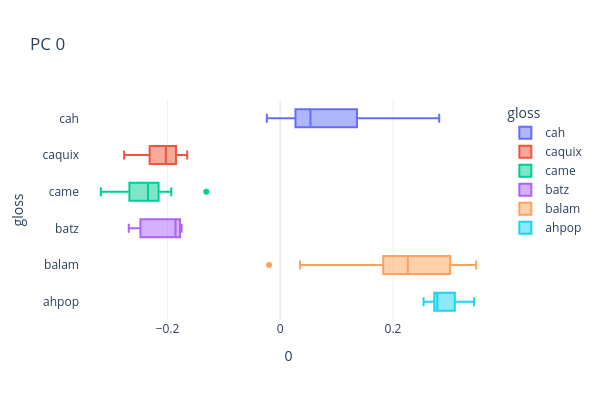
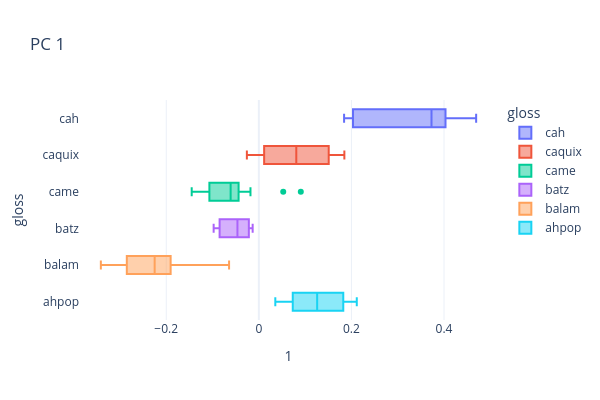
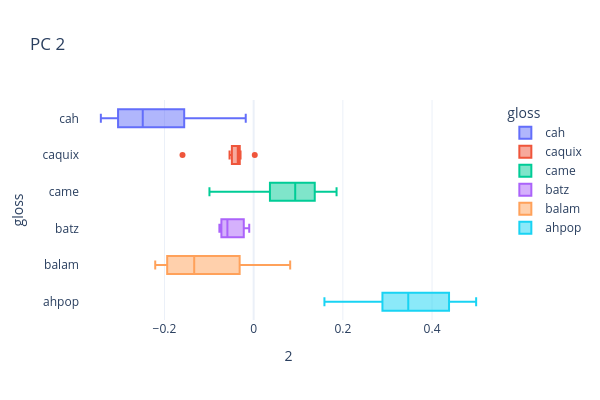
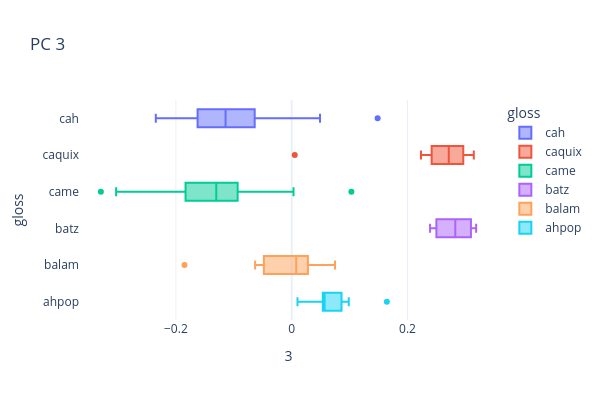

The code cell stored with these charts, in order, in its notebook:
### Code cell
def comp_box(comp_id):
    px.box(X0,
           x=comp_id,
           y='gloss',
           color='gloss', 
           template=px_template,
           height=400, width=600, 
           title=f'PC {i}').show()
           
for i in range(n_comps):
    comp_box(i)

### Figure 1 — Plotly figure (JSON) as saved in the notebook; plotly's stock layout.template omitted (floating-point values rounded to 4 significant figures)
{"data": [{"alignmentgroup": "True", "hovertemplate": "gloss=%{y}<br>0=%{x}<extra></extra>", "legendgroup": "cah", "marker": {"color": "#636efa"}, "name": "cah", "notched": false, "offsetgroup": "cah", "orientation": "h", "showlegend": true, "type": "box", "x": [0.1174, 0.05352, 0.03379, 0.006462, -0.02386, 0.03535, 0.1233, 0.1744, 0.282], "x0": " ", "xaxis": "x", "y": ["cah", "cah", "cah", "cah", "cah", "cah", "cah", "cah", "cah"], "y0": " ", "yaxis": "y"}, {"alignmentgroup": "True", "hovertemplate": "gloss=%{y}<br>0=%{x}<extra></extra>", "legendgroup": "caquix", "marker": {"color": "#EF553B"}, "name": "caquix", "notched": false, "offsetgroup": "caquix", "orientation": "h", "showlegend": true, "type": "box", "x": [-0.1912, -0.2185, -0.2771, -0.2449, -0.1885, -0.1651, -0.1815, -0.2147], "x0": " ", "xaxis": "x", "y": ["caquix", "caquix", "caquix", "caquix", "caquix", "caquix", "caquix", "caquix"], "y0": " ", "yaxis": "y"}, {"alignmentgroup": "True", "hovertemplate": "gloss=%{y}<br>0=%{x}<extra></extra>", "legendgroup": "came", "marker": {"color": "#00cc96"}, "name": "came", "notched": false, "offsetgroup": "came", "orientation": "h", "showlegend": true, "type": "box", "x": [-0.2347, -0.3006, -0.236, -0.1933, -0.2, -0.1312, -0.2639, -0.3028, -0.2337, -0.2452, -0.3183, -0.2452, -0.1972, -0.2789, -0.2212, -0.2334, -0.2303], "x0": " ", "xaxis": "x", "y": ["came", "came", "came", "came", "came", "came", "came", "came", "came", "came", "came", "came", "came", "came", "came", "came", "came"], "y0": " ", "yaxis": "y"}, {"alignmentgroup": "True", "hovertemplate": "gloss=%{y}<br>0=%{x}<extra></extra>", "legendgroup": "batz", "marker": {"color": "#ab63fa"}, "name": "batz", "notched": false, "offsetgroup": "batz", "orientation": "h", "showlegend": true, "type": "box", "x": [-0.1859, -0.2688, -0.175], "x0": " ", "xaxis": "x", "y": ["batz", "batz", "batz"], "y0": " ", "yaxis": "y"}, {"alignmentgroup": "True", "hovertemplate": "gloss=%{y}<br>0=%{x}<extra></extra>", "legendgroup": "balam", "marker": {"color": "#FFA15A"}, "name": "balam", "notched": false, "offsetgroup": "balam", "orientation": "h", "showlegend": true, "type": "box", "x": [0.3214, 0.123, 0.208, 0.2884, 0.3475, 0.2614, 0.3055, 0.1955, 0.2423, -0.01987, 0.03511, 0.1784, 0.224, 0.2264, 0.3171], "x0": " ", "xaxis": "x", "y": ["balam", "balam", "balam", "balam", "balam", "balam", "balam", "balam", "balam", "balam", "balam", "balam", "balam", "balam", "balam"], "y0": " ", "yaxis": "y"}, {"alignmentgroup": "True", "hovertemplate": "gloss=%{y}<br>0=%{x}<extra></extra>", "legendgroup": "ahpop", "marker": {"color": "#19d3f3"}, "name": "ahpop", "notched": false, "offsetgroup": "ahpop", "orientation": "h", "showlegend": true, "type": "box", "x": [0.2728, 0.3132, 0.2818, 0.2754, 0.2543, 0.2735, 0.3439, 0.306], "x0": " ", "xaxis": "x", "y": ["ahpop", "ahpop", "ahpop", "ahpop", "ahpop", "ahpop", "ahpop", "ahpop"], "y0": " ", "yaxis": "y"}], "layout": {"boxmode": "overlay", "height": 400, "legend": {"title": {"text": "gloss"}, "tracegroupgap": 0}, "title": {"text": "PC 0"}, "width": 600, "xaxis": {"anchor": "y", "domain": [0, 1], "title": {"text": "0"}}, "yaxis": {"anchor": "x", "categoryarray": ["ahpop", "balam", "batz", "came", "caquix", "cah"], "categoryorder": "array", "domain": [0, 1], "title": {"text": "gloss"}}}}

### Figure 2 — Plotly figure (JSON) as saved in the notebook; plotly's stock layout.template omitted (floating-point values rounded to 4 significant figures)
{"data": [{"alignmentgroup": "True", "hovertemplate": "gloss=%{y}<br>1=%{x}<extra></extra>", "legendgroup": "cah", "marker": {"color": "#636efa"}, "name": "cah", "notched": false, "offsetgroup": "cah", "orientation": "h", "showlegend": true, "type": "box", "x": [0.4695, 0.3941, 0.3839, 0.373, 0.1842, 0.2052, 0.4307, 0.2869, 0.1982], "x0": " ", "xaxis": "x", "y": ["cah", "cah", "cah", "cah", "cah", "cah", "cah", "cah", "cah"], "y0": " ", "yaxis": "y"}, {"alignmentgroup": "True", "hovertemplate": "gloss=%{y}<br>1=%{x}<extra></extra>", "legendgroup": "caquix", "marker": {"color": "#EF553B"}, "name": "caquix", "notched": false, "offsetgroup": "caquix", "orientation": "h", "showlegend": true, "type": "box", "x": [0.1819, 0.04064, 0.1151, -0.01771, -0.02584, 0.12, 0.1848, 0.04673], "x0": " ", "xaxis": "x", "y": ["caquix", "caquix", "caquix", "caquix", "caquix", "caquix", "caquix", "caquix"], "y0": " ", "yaxis": "y"}, {"alignmentgroup": "True", "hovertemplate": "gloss=%{y}<br>1=%{x}<extra></extra>", "legendgroup": "came", "marker": {"color": "#00cc96"}, "name": "came", "notched": false, "offsetgroup": "came", "orientation": "h", "showlegend": true, "type": "box", "x": [0.0527, -0.08479, -0.01808, 0.09066, -0.03347, -0.05452, -0.1064, -0.05105, -0.04712, -0.0497, -0.1413, -0.145, -0.1079, -0.06094, -0.1172, -0.09284, -0.07224], "x0": " ", "xaxis": "x", "y": ["came", "came", "came", "came", "came", "came", "came", "came", "came", "came", "came", "came", "came", "came", "came", "came", "came"], "y0": " ", "yaxis": "y"}, {"alignmentgroup": "True", "hovertemplate": "gloss=%{y}<br>1=%{x}<extra></extra>", "legendgroup": "batz", "marker": {"color": "#ab63fa"}, "name": "batz", "notched": false, "offsetgroup": "batz", "orientation": "h", "showlegend": true, "type": "box", "x": [-0.04623, -0.09762, -0.01335], "x0": " ", "xaxis": "x", "y": ["batz", "batz", "batz"], "y0": " ", "yaxis": "y"}, {"alignmentgroup": "True", "hovertemplate": "gloss=%{y}<br>1=%{x}<extra></extra>", "legendgroup": "balam", "marker": {"color": "#FFA15A"}, "name": "balam", "notched": false, "offsetgroup": "balam", "orientation": "h", "showlegend": true, "type": "box", "x": [-0.2999, -0.3303, -0.3413, -0.1934, -0.2687, -0.176, -0.197, -0.1896, -0.2907, -0.2356, -0.235, -0.225, -0.207, -0.06428, -0.1315], "x0": " ", "xaxis": "x", "y": ["balam", "balam", "balam", "balam", "balam", "balam", "balam", "balam", "balam", "balam", "balam", "balam", "balam", "balam", "balam"], "y0": " ", "yaxis": "y"}, {"alignmentgroup": "True", "hovertemplate": "gloss=%{y}<br>1=%{x}<extra></extra>", "legendgroup": "ahpop", "marker": {"color": "#19d3f3"}, "name": "ahpop", "notched": false, "offsetgroup": "ahpop", "orientation": "h", "showlegend": true, "type": "box", "x": [0.03559, 0.08535, 0.1773, 0.06117, 0.1875, 0.136, 0.116, 0.2116], "x0": " ", "xaxis": "x", "y": ["ahpop", "ahpop", "ahpop", "ahpop", "ahpop", "ahpop", "ahpop", "ahpop"], "y0": " ", "yaxis": "y"}], "layout": {"boxmode": "overlay", "height": 400, "legend": {"title": {"text": "gloss"}, "tracegroupgap": 0}, "title": {"text": "PC 1"}, "width": 600, "xaxis": {"anchor": "y", "domain": [0, 1], "title": {"text": "1"}}, "yaxis": {"anchor": "x", "categoryarray": ["ahpop", "balam", "batz", "came", "caquix", "cah"], "categoryorder": "array", "domain": [0, 1], "title": {"text": "gloss"}}}}

### Figure 3 — Plotly figure (JSON) as saved in the notebook; plotly's stock layout.template omitted (floating-point values rounded to 4 significant figures)
{"data": [{"alignmentgroup": "True", "hovertemplate": "gloss=%{y}<br>2=%{x}<extra></extra>", "legendgroup": "cah", "marker": {"color": "#636efa"}, "name": "cah", "notched": false, "offsetgroup": "cah", "orientation": "h", "showlegend": true, "type": "box", "x": [-0.1639, -0.2984, -0.3209, -0.3426, -0.1312, -0.01775, -0.2487, -0.2842, -0.2382], "x0": " ", "xaxis": "x", "y": ["cah", "cah", "cah", "cah", "cah", "cah", "cah", "cah", "cah"], "y0": " ", "yaxis": "y"}, {"alignmentgroup": "True", "hovertemplate": "gloss=%{y}<br>2=%{x}<extra></extra>", "legendgroup": "caquix", "marker": {"color": "#EF553B"}, "name": "caquix", "notched": false, "offsetgroup": "caquix", "orientation": "h", "showlegend": true, "type": "box", "x": [-0.02941, 0.002466, -0.03552, -0.05408, -0.04358, -0.1596, -0.0357, -0.03283], "x0": " ", "xaxis": "x", "y": ["caquix", "caquix", "caquix", "caquix", "caquix", "caquix", "caquix", "caquix"], "y0": " ", "yaxis": "y"}, {"alignmentgroup": "True", "hovertemplate": "gloss=%{y}<br>2=%{x}<extra></extra>", "legendgroup": "came", "marker": {"color": "#00cc96"}, "name": "came", "notched": false, "offsetgroup": "came", "orientation": "h", "showlegend": true, "type": "box", "x": [0.1859, 0.1501, 0.1352, 0.1267, 0.03833, -0.09913, 0.03104, 0.1166, 0.06044, 0.07671, 0.04065, 0.09318, -0.02919, 0.1204, 0.02013, 0.1425, 0.1652], "x0": " ", "xaxis": "x", "y": ["came", "came", "came", "came", "came", "came", "came", "came", "came", "came", "came", "came", "came", "came", "came", "came", "came"], "y0": " ", "yaxis": "y"}, {"alignmentgroup": "True", "hovertemplate": "gloss=%{y}<br>2=%{x}<extra></extra>", "legendgroup": "batz", "marker": {"color": "#ab63fa"}, "name": "batz", "notched": false, "offsetgroup": "batz", "orientation": "h", "showlegend": true, "type": "box", "x": [-0.00992, -0.05885, -0.07685], "x0": " ", "xaxis": "x", "y": ["batz", "batz", "batz"], "y0": " ", "yaxis": "y"}, {"alignmentgroup": "True", "hovertemplate": "gloss=%{y}<br>2=%{x}<extra></extra>", "legendgroup": "balam", "marker": {"color": "#FFA15A"}, "name": "balam", "notched": false, "offsetgroup": "balam", "orientation": "h", "showlegend": true, "type": "box", "x": [-0.1563, -0.2064, -0.2105, -0.1384, -0.213, -0.2207, -0.1473, -0.08684, -0.06733, -0.01379, -0.02197, -0.1333, -0.05969, -0.005605, 0.08189], "x0": " ", "xaxis": "x", "y": ["balam", "balam", "balam", "balam", "balam", "balam", "balam", "balam", "balam", "balam", "balam", "balam", "balam", "balam", "balam"], "y0": " ", "yaxis": "y"}, {"alignmentgroup": "True", "hovertemplate": "gloss=%{y}<br>2=%{x}<extra></extra>", "legendgroup": "ahpop", "marker": {"color": "#19d3f3"}, "name": "ahpop", "notched": false, "offsetgroup": "ahpop", "orientation": "h", "showlegend": true, "type": "box", "x": [0.2988, 0.3771, 0.4905, 0.2788, 0.3162, 0.1587, 0.3857, 0.4989], "x0": " ", "xaxis": "x", "y": ["ahpop", "ahpop", "ahpop", "ahpop", "ahpop", "ahpop", "ahpop", "ahpop"], "y0": " ", "yaxis": "y"}], "layout": {"boxmode": "overlay", "height": 400, "legend": {"title": {"text": "gloss"}, "tracegroupgap": 0}, "title": {"text": "PC 2"}, "width": 600, "xaxis": {"anchor": "y", "domain": [0, 1], "title": {"text": "2"}}, "yaxis": {"anchor": "x", "categoryarray": ["ahpop", "balam", "batz", "came", "caquix", "cah"], "categoryorder": "array", "domain": [0, 1], "title": {"text": "gloss"}}}}

### Figure 4 — Plotly figure (JSON) as saved in the notebook; plotly's stock layout.template omitted (floating-point values rounded to 4 significant figures)
{"data": [{"alignmentgroup": "True", "hovertemplate": "gloss=%{y}<br>3=%{x}<extra></extra>", "legendgroup": "cah", "marker": {"color": "#636efa"}, "name": "cah", "notched": false, "offsetgroup": "cah", "orientation": "h", "showlegend": true, "type": "box", "x": [-0.2347, -0.1168, -0.1098, 0.04894, 0.1484, -0.1015, -0.208, -0.1474, -0.1142], "x0": " ", "xaxis": "x", "y": ["cah", "cah", "cah", "cah", "cah", "cah", "cah", "cah", "cah"], "y0": " ", "yaxis": "y"}, {"alignmentgroup": "True", "hovertemplate": "gloss=%{y}<br>3=%{x}<extra></extra>", "legendgroup": "caquix", "marker": {"color": "#EF553B"}, "name": "caquix", "notched": false, "offsetgroup": "caquix", "orientation": "h", "showlegend": true, "type": "box", "x": [0.2701, 0.3145, 0.2724, 0.3025, 0.2233, 0.2602, 0.005248, 0.2902], "x0": " ", "xaxis": "x", "y": ["caquix", "caquix", "caquix", "caquix", "caquix", "caquix", "caquix", "caquix"], "y0": " ", "yaxis": "y"}, {"alignmentgroup": "True", "hovertemplate": "gloss=%{y}<br>3=%{x}<extra></extra>", "legendgroup": "came", "marker": {"color": "#00cc96"}, "name": "came", "notched": false, "offsetgroup": "came", "orientation": "h", "showlegend": true, "type": "box", "x": [-0.2384, -0.3032, -0.3296, -0.1146, -0.1281, 0.1031, 0.003157, -0.03692, -0.1491, -0.1303, -0.08297, -0.1809, -0.1809, -0.1906, -0.09678, -0.1198, -0.1667], "x0": " ", "xaxis": "x", "y": ["came", "came", "came", "came", "came", "came", "came", "came", "came", "came", "came", "came", "came", "came", "came", "came", "came"], "y0": " ", "yaxis": "y"}, {"alignmentgroup": "True", "hovertemplate": "gloss=%{y}<br>3=%{x}<extra></extra>", "legendgroup": "batz", "marker": {"color": "#ab63fa"}, "name": "batz", "notched": false, "offsetgroup": "batz", "orientation": "h", "showlegend": true, "type": "box", "x": [0.2825, 0.3186, 0.239], "x0": " ", "xaxis": "x", "y": ["batz", "batz", "batz"], "y0": " ", "yaxis": "y"}, {"alignmentgroup": "True", "hovertemplate": "gloss=%{y}<br>3=%{x}<extra></extra>", "legendgroup": "balam", "marker": {"color": "#FFA15A"}, "name": "balam", "notched": false, "offsetgroup": "balam", "orientation": "h", "showlegend": true, "type": "box", "x": [-0.04854, -0.1851, -0.03746, 0.05941, 0.01982, 0.07484, 0.0283, 0.05936, -0.02819, 0.02721, 0.007776, -0.05456, -0.04662, -0.06313, 0.01829], "x0": " ", "xaxis": "x", "y": ["balam", "balam", "balam", "balam", "balam", "balam", "balam", "balam", "balam", "balam", "balam", "balam", "balam", "balam", "balam"], "y0": " ", "yaxis": "y"}, {"alignmentgroup": "True", "hovertemplate": "gloss=%{y}<br>3=%{x}<extra></extra>", "legendgroup": "ahpop", "marker": {"color": "#19d3f3"}, "name": "ahpop", "notched": false, "offsetgroup": "ahpop", "orientation": "h", "showlegend": true, "type": "box", "x": [0.1644, 0.05387, 0.05508, 0.09855, 0.07358, 0.05862, 0.05354, 0.01], "x0": " ", "xaxis": "x", "y": ["ahpop", "ahpop", "ahpop", "ahpop", "ahpop", "ahpop", "ahpop", "ahpop"], "y0": " ", "yaxis": "y"}], "layout": {"boxmode": "overlay", "height": 400, "legend": {"title": {"text": "gloss"}, "tracegroupgap": 0}, "title": {"text": "PC 3"}, "width": 600, "xaxis": {"anchor": "y", "domain": [0, 1], "title": {"text": "3"}}, "yaxis": {"anchor": "x", "categoryarray": ["ahpop", "balam", "batz", "came", "caquix", "cah"], "categoryorder": "array", "domain": [0, 1], "title": {"text": "gloss"}}}}
